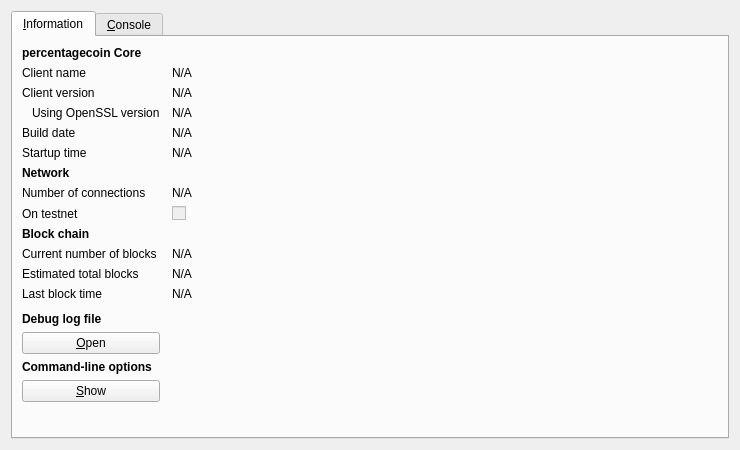
<?xml version="1.0" encoding="UTF-8"?>
<ui version="4.0">
 <class>RPCConsole</class>
 <widget class="QDialog" name="RPCConsole">
  <property name="geometry">
   <rect>
    <x>0</x>
    <y>0</y>
    <width>740</width>
    <height>450</height>
   </rect>
  </property>
  <property name="windowTitle">
   <string>percentagecoin - Debug window</string>
  </property>
  <layout class="QVBoxLayout" name="verticalLayout_2">
   <item>
    <widget class="QTabWidget" name="tabWidget">
     <property name="currentIndex">
      <number>0</number>
     </property>
     <widget class="QWidget" name="tab_info">
      <attribute name="title">
       <string>&amp;Information</string>
      </attribute>
      <layout class="QGridLayout" name="gridLayout" columnstretch="0,1">
       <property name="horizontalSpacing">
        <number>12</number>
       </property>
       <item row="0" column="0">
        <widget class="QLabel" name="label_9">
         <property name="font">
          <font>
           <weight>75</weight>
           <bold>true</bold>
          </font>
         </property>
         <property name="text">
          <string>percentagecoin Core</string>
         </property>
        </widget>
       </item>
       <item row="1" column="0">
        <widget class="QLabel" name="label_5">
         <property name="text">
          <string>Client name</string>
         </property>
        </widget>
       </item>
       <item row="1" column="1">
        <widget class="QLabel" name="clientName">
         <property name="cursor">
          <cursorShape>IBeamCursor</cursorShape>
         </property>
         <property name="text">
          <string>N/A</string>
         </property>
         <property name="textFormat">
          <enum>Qt::PlainText</enum>
         </property>
         <property name="textInteractionFlags">
          <set>Qt::LinksAccessibleByMouse|Qt::TextSelectableByKeyboard|Qt::TextSelectableByMouse</set>
         </property>
        </widget>
       </item>
       <item row="2" column="0">
        <widget class="QLabel" name="label_6">
         <property name="text">
          <string>Client version</string>
         </property>
        </widget>
       </item>
       <item row="2" column="1">
        <widget class="QLabel" name="clientVersion">
         <property name="cursor">
          <cursorShape>IBeamCursor</cursorShape>
         </property>
         <property name="text">
          <string>N/A</string>
         </property>
         <property name="textFormat">
          <enum>Qt::PlainText</enum>
         </property>
         <property name="textInteractionFlags">
          <set>Qt::LinksAccessibleByMouse|Qt::TextSelectableByKeyboard|Qt::TextSelectableByMouse</set>
         </property>
        </widget>
       </item>
       <item row="3" column="0">
        <widget class="QLabel" name="label_14">
         <property name="text">
          <string>Using OpenSSL version</string>
         </property>
         <property name="indent">
          <number>10</number>
         </property>
        </widget>
       </item>
       <item row="3" column="1">
        <widget class="QLabel" name="openSSLVersion">
         <property name="cursor">
          <cursorShape>IBeamCursor</cursorShape>
         </property>
         <property name="text">
          <string>N/A</string>
         </property>
         <property name="textFormat">
          <enum>Qt::PlainText</enum>
         </property>
         <property name="textInteractionFlags">
          <set>Qt::LinksAccessibleByMouse|Qt::TextSelectableByKeyboard|Qt::TextSelectableByMouse</set>
         </property>
        </widget>
       </item>
       <item row="4" column="0">
        <widget class="QLabel" name="label_12">
         <property name="text">
          <string>Build date</string>
         </property>
        </widget>
       </item>
       <item row="4" column="1">
        <widget class="QLabel" name="buildDate">
         <property name="cursor">
          <cursorShape>IBeamCursor</cursorShape>
         </property>
         <property name="text">
          <string>N/A</string>
         </property>
         <property name="textFormat">
          <enum>Qt::PlainText</enum>
         </property>
         <property name="textInteractionFlags">
          <set>Qt::LinksAccessibleByMouse|Qt::TextSelectableByKeyboard|Qt::TextSelectableByMouse</set>
         </property>
        </widget>
       </item>
       <item row="5" column="0">
        <widget class="QLabel" name="label_13">
         <property name="text">
          <string>Startup time</string>
         </property>
        </widget>
       </item>
       <item row="5" column="1">
        <widget class="QLabel" name="startupTime">
         <property name="cursor">
          <cursorShape>IBeamCursor</cursorShape>
         </property>
         <property name="text">
          <string>N/A</string>
         </property>
         <property name="textFormat">
          <enum>Qt::PlainText</enum>
         </property>
         <property name="textInteractionFlags">
          <set>Qt::LinksAccessibleByMouse|Qt::TextSelectableByKeyboard|Qt::TextSelectableByMouse</set>
         </property>
        </widget>
       </item>
       <item row="6" column="0">
        <widget class="QLabel" name="label_11">
         <property name="font">
          <font>
           <weight>75</weight>
           <bold>true</bold>
          </font>
         </property>
         <property name="text">
          <string>Network</string>
         </property>
        </widget>
       </item>
       <item row="7" column="0">
        <widget class="QLabel" name="label_7">
         <property name="text">
          <string>Number of connections</string>
         </property>
        </widget>
       </item>
       <item row="7" column="1">
        <widget class="QLabel" name="numberOfConnections">
         <property name="cursor">
          <cursorShape>IBeamCursor</cursorShape>
         </property>
         <property name="text">
          <string>N/A</string>
         </property>
         <property name="textFormat">
          <enum>Qt::PlainText</enum>
         </property>
         <property name="textInteractionFlags">
          <set>Qt::LinksAccessibleByMouse|Qt::TextSelectableByKeyboard|Qt::TextSelectableByMouse</set>
         </property>
        </widget>
       </item>
       <item row="8" column="0">
        <widget class="QLabel" name="label_8">
         <property name="text">
          <string>On testnet</string>
         </property>
        </widget>
       </item>
       <item row="8" column="1">
        <widget class="QCheckBox" name="isTestNet">
         <property name="enabled">
          <bool>false</bool>
         </property>
         <property name="text">
          <string/>
         </property>
        </widget>
       </item>
       <item row="9" column="0">
        <widget class="QLabel" name="label_10">
         <property name="font">
          <font>
           <weight>75</weight>
           <bold>true</bold>
          </font>
         </property>
         <property name="text">
          <string>Block chain</string>
         </property>
        </widget>
       </item>
       <item row="10" column="0">
        <widget class="QLabel" name="label_3">
         <property name="text">
          <string>Current number of blocks</string>
         </property>
        </widget>
       </item>
       <item row="10" column="1">
        <widget class="QLabel" name="numberOfBlocks">
         <property name="cursor">
          <cursorShape>IBeamCursor</cursorShape>
         </property>
         <property name="text">
          <string>N/A</string>
         </property>
         <property name="textFormat">
          <enum>Qt::PlainText</enum>
         </property>
         <property name="textInteractionFlags">
          <set>Qt::LinksAccessibleByMouse|Qt::TextSelectableByKeyboard|Qt::TextSelectableByMouse</set>
         </property>
        </widget>
       </item>
       <item row="11" column="0">
        <widget class="QLabel" name="label_4">
         <property name="text">
          <string>Estimated total blocks</string>
         </property>
        </widget>
       </item>
       <item row="11" column="1">
        <widget class="QLabel" name="totalBlocks">
         <property name="cursor">
          <cursorShape>IBeamCursor</cursorShape>
         </property>
         <property name="text">
          <string>N/A</string>
         </property>
         <property name="textFormat">
          <enum>Qt::PlainText</enum>
         </property>
         <property name="textInteractionFlags">
          <set>Qt::LinksAccessibleByMouse|Qt::TextSelectableByKeyboard|Qt::TextSelectableByMouse</set>
         </property>
        </widget>
       </item>
       <item row="12" column="0">
        <widget class="QLabel" name="label_2">
         <property name="text">
          <string>Last block time</string>
         </property>
        </widget>
       </item>
       <item row="12" column="1">
        <widget class="QLabel" name="lastBlockTime">
         <property name="cursor">
          <cursorShape>IBeamCursor</cursorShape>
         </property>
         <property name="text">
          <string>N/A</string>
         </property>
         <property name="textFormat">
          <enum>Qt::PlainText</enum>
         </property>
         <property name="textInteractionFlags">
          <set>Qt::LinksAccessibleByMouse|Qt::TextSelectableByKeyboard|Qt::TextSelectableByMouse</set>
         </property>
        </widget>
       </item>
       <item row="13" column="0">
        <spacer name="verticalSpacer_2">
         <property name="orientation">
          <enum>Qt::Vertical</enum>
         </property>
         <property name="sizeHint" stdset="0">
          <size>
           <width>20</width>
           <height>20</height>
          </size>
         </property>
        </spacer>
       </item>
       <item row="14" column="0">
        <widget class="QLabel" name="labelDebugLogfile">
         <property name="font">
          <font>
           <weight>75</weight>
           <bold>true</bold>
          </font>
         </property>
         <property name="text">
          <string>Debug log file</string>
         </property>
        </widget>
       </item>
       <item row="15" column="0">
        <widget class="QPushButton" name="openDebugLogfileButton">
         <property name="toolTip">
          <string>Open the percentagecoin debug log file from the current data directory. This can take a few seconds for large log files.</string>
         </property>
         <property name="text">
          <string>&amp;Open</string>
         </property>
         <property name="autoDefault">
          <bool>false</bool>
         </property>
        </widget>
       </item>
       <item row="16" column="0">
        <widget class="QLabel" name="labelCLOptions">
         <property name="font">
          <font>
           <weight>75</weight>
           <bold>true</bold>
          </font>
         </property>
         <property name="text">
          <string>Command-line options</string>
         </property>
        </widget>
       </item>
       <item row="17" column="0">
        <widget class="QPushButton" name="showCLOptionsButton">
         <property name="toolTip">
          <string>Show the percentagecoin-Qt help message to get a list with possible percentagecoin command-line options.</string>
         </property>
         <property name="text">
          <string>&amp;Show</string>
         </property>
         <property name="autoDefault">
          <bool>false</bool>
         </property>
        </widget>
       </item>
       <item row="18" column="0">
        <spacer name="verticalSpacer">
         <property name="orientation">
          <enum>Qt::Vertical</enum>
         </property>
         <property name="sizeHint" stdset="0">
          <size>
           <width>20</width>
           <height>40</height>
          </size>
         </property>
        </spacer>
       </item>
      </layout>
     </widget>
     <widget class="QWidget" name="tab_console">
      <attribute name="title">
       <string>&amp;Console</string>
      </attribute>
      <layout class="QVBoxLayout" name="verticalLayout_3">
       <property name="spacing">
        <number>3</number>
       </property>
       <item>
        <widget class="QTextEdit" name="messagesWidget">
         <property name="minimumSize">
          <size>
           <width>0</width>
           <height>100</height>
          </size>
         </property>
         <property name="readOnly">
          <bool>true</bool>
         </property>
         <property name="tabKeyNavigation" stdset="0">
          <bool>false</bool>
         </property>
         <property name="columnCount" stdset="0">
          <number>2</number>
         </property>
        </widget>
       </item>
       <item>
        <layout class="QHBoxLayout" name="horizontalLayout">
         <property name="spacing">
          <number>3</number>
         </property>
         <item>
          <widget class="QLabel" name="label">
           <property name="text">
            <string notr="true">&gt;</string>
           </property>
          </widget>
         </item>
         <item>
          <widget class="QLineEdit" name="lineEdit"/>
         </item>
         <item>
          <widget class="QPushButton" name="clearButton">
           <property name="maximumSize">
            <size>
             <width>24</width>
             <height>24</height>
            </size>
           </property>
           <property name="toolTip">
            <string>Clear console</string>
           </property>
           <property name="text">
            <string/>
           </property>
           <property name="icon">
            <iconset resource="../bitcoin.qrc">
             <normaloff>:/icons/remove</normaloff>:/icons/remove</iconset>
           </property>
           <property name="shortcut">
            <string notr="true">Ctrl+L</string>
           </property>
           <property name="autoDefault">
            <bool>false</bool>
           </property>
          </widget>
         </item>
        </layout>
       </item>
      </layout>
     </widget>
    </widget>
   </item>
  </layout>
 </widget>
 <resources>
  <include location="../bitcoin.qrc"/>
 </resources>
 <connections/>
</ui>
